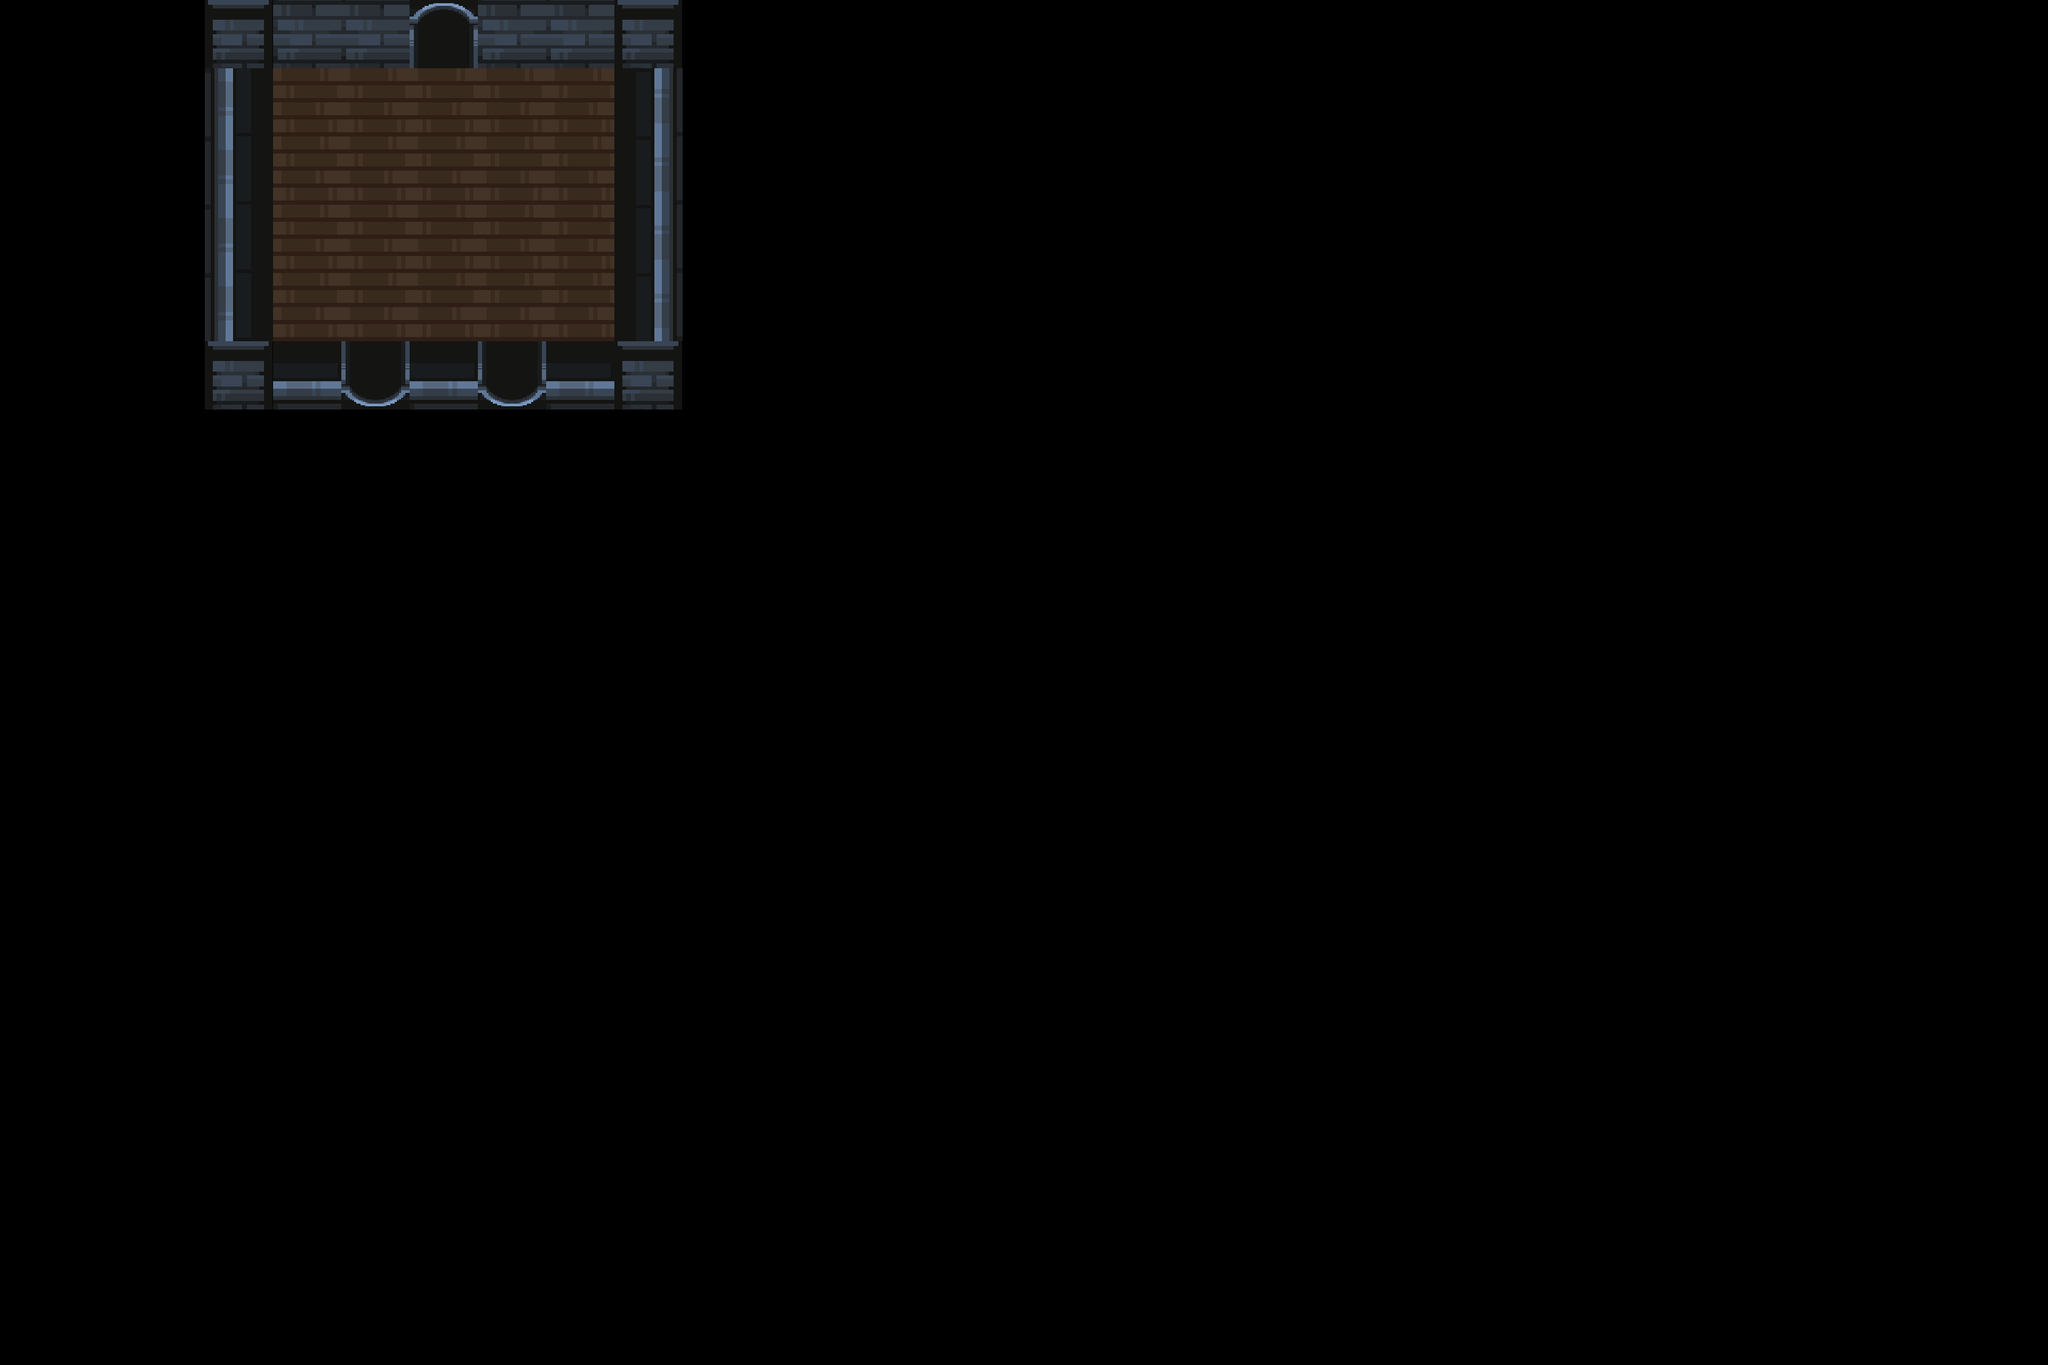

Rendered tile map (Tiled .tmx) drawn with the repository's tilesets; below, a short description and the full map source, tile grids included:
An orthogonal 30x20 tile map with 128x128 px tiles, 5 tile layers (floor, objects, wall, npc, ...), 2 tilesets and 6 objects (player, nodef, nodee, tonodee, tonodef, ...).

<map version="1.10" tiledversion="1.11.0" orientation="orthogonal" renderorder="right-down" width="30" height="20" tilewidth="128" tileheight="128" infinite="0" nextlayerid="8" nextobjectid="10">
 <tileset firstgid="1" source="../dungeon_tile2.tsx" />
 <tileset firstgid="626" source="dungeon_tile2.tsx" />
 <layer id="2" name="floor" width="30" height="20">
  <data encoding="csv">
0,0,0,0,0,0,0,0,0,0,0,0,0,0,0,0,0,0,0,0,0,0,0,0,0,0,0,0,0,0,
0,0,0,0,277,277,277,277,277,0,0,0,0,0,0,0,0,0,0,0,0,0,0,0,0,0,0,0,0,0,
0,0,0,0,277,277,277,277,277,256,0,0,0,0,0,0,0,0,0,0,0,0,0,0,0,0,0,0,0,0,
0,0,0,0,277,277,277,277,277,281,0,0,0,0,0,0,0,0,0,0,0,0,0,0,0,0,0,0,0,0,
0,0,0,0,277,277,277,277,277,306,0,0,0,0,0,0,0,0,0,0,0,0,0,0,0,0,0,0,0,0,
0,0,0,0,0,0,0,0,0,0,0,0,0,0,0,0,0,0,0,0,0,0,0,0,0,0,0,0,0,0,
0,0,0,0,0,0,0,0,0,0,0,0,0,0,0,0,0,0,0,0,0,0,0,0,0,0,0,0,0,0,
0,0,0,0,0,0,0,0,0,0,0,0,0,0,0,0,0,0,0,0,0,0,0,0,0,0,0,0,0,0,
0,0,0,0,0,0,0,0,0,0,0,0,0,0,0,0,0,0,0,0,0,0,0,0,0,0,0,0,0,0,
0,0,0,0,0,0,0,0,0,0,0,0,0,0,0,0,0,0,0,0,0,0,0,0,0,0,0,0,0,0,
0,0,0,0,0,0,0,0,0,0,0,0,0,0,0,0,0,0,0,0,0,0,0,0,0,0,0,0,0,0,
0,0,0,0,0,0,0,0,0,0,0,0,0,0,0,0,0,0,0,0,0,0,0,0,0,0,0,0,0,0,
0,0,0,0,0,0,0,0,0,0,0,0,0,0,0,0,0,0,0,0,0,0,0,0,0,0,0,0,0,0,
0,0,0,0,0,0,0,0,0,0,0,0,0,0,0,0,0,0,0,0,0,0,0,0,0,0,0,0,0,0,
0,0,0,0,0,0,0,0,0,0,0,0,0,0,0,0,0,0,0,0,0,0,0,0,0,0,0,0,0,0,
0,0,0,0,0,0,0,0,0,0,0,0,0,0,0,0,0,0,0,0,0,0,0,0,0,0,0,0,0,0,
0,0,0,0,0,0,0,0,0,0,0,0,0,0,0,0,0,0,0,0,0,0,0,0,0,0,0,0,0,0,
0,0,0,0,0,0,0,0,0,0,0,0,0,0,0,0,0,0,0,0,0,0,0,0,0,0,0,0,0,0,
0,0,0,0,0,0,0,0,0,0,0,0,0,0,0,0,0,0,0,0,0,0,0,0,0,0,0,0,0,0,
0,0,0,0,0,0,0,0,0,0,0,0,0,0,0,0,0,0,0,0,0,0,0,0,0,0,0,0,0,0
</data>
 </layer>
 <layer id="3" name="objects" width="30" height="20">
  <data encoding="csv">
0,0,0,0,0,0,0,0,0,0,0,0,0,0,0,0,0,0,0,0,0,0,0,0,0,0,0,0,0,0,
0,0,0,0,0,0,0,0,0,0,0,0,0,0,0,0,0,0,0,0,0,0,0,0,0,0,0,0,0,0,
0,0,0,0,0,0,0,0,0,0,0,0,0,0,0,0,0,0,0,0,0,0,0,0,0,0,0,0,0,0,
0,0,0,0,0,0,0,0,0,0,0,0,0,0,0,0,0,0,0,0,0,0,0,0,0,0,0,0,0,0,
0,0,0,0,0,0,0,0,0,0,0,0,0,0,0,0,0,0,0,0,0,0,0,0,0,0,0,0,0,0,
0,0,0,0,0,0,0,0,0,0,0,0,0,0,0,0,0,0,0,0,0,0,0,0,0,0,0,0,0,0,
0,0,0,0,0,0,0,0,0,0,0,0,0,0,0,0,0,0,0,0,0,0,0,0,0,0,0,0,0,0,
0,0,0,0,0,0,0,0,0,0,0,0,0,0,0,0,0,0,0,0,0,0,0,0,0,0,0,0,0,0,
0,0,0,0,0,0,0,0,0,0,0,0,0,0,0,0,0,0,0,0,0,0,0,0,0,0,0,0,0,0,
0,0,0,0,0,0,0,0,0,0,0,0,0,0,0,0,0,0,0,0,0,0,0,0,0,0,0,0,0,0,
0,0,0,0,0,0,0,0,0,0,0,0,0,0,0,0,0,0,0,0,0,0,0,0,0,0,0,0,0,0,
0,0,0,0,0,0,0,0,0,0,0,0,0,0,0,0,0,0,0,0,0,0,0,0,0,0,0,0,0,0,
0,0,0,0,0,0,0,0,0,0,0,0,0,0,0,0,0,0,0,0,0,0,0,0,0,0,0,0,0,0,
0,0,0,0,0,0,0,0,0,0,0,0,0,0,0,0,0,0,0,0,0,0,0,0,0,0,0,0,0,0,
0,0,0,0,0,0,0,0,0,0,0,0,0,0,0,0,0,0,0,0,0,0,0,0,0,0,0,0,0,0,
0,0,0,0,0,0,0,0,0,0,0,0,0,0,0,0,0,0,0,0,0,0,0,0,0,0,0,0,0,0,
0,0,0,0,0,0,0,0,0,0,0,0,0,0,0,0,0,0,0,0,0,0,0,0,0,0,0,0,0,0,
0,0,0,0,0,0,0,0,0,0,0,0,0,0,0,0,0,0,0,0,0,0,0,0,0,0,0,0,0,0,
0,0,0,0,0,0,0,0,0,0,0,0,0,0,0,0,0,0,0,0,0,0,0,0,0,0,0,0,0,0,
0,0,0,0,0,0,0,0,0,0,0,0,0,0,0,0,0,0,0,0,0,0,0,0,0,0,0,0,0,0
</data>
 </layer>
 <layer id="1" name="wall" width="30" height="20">
  <data encoding="csv">
0,0,0,664,37,37,37,37,37,664,0,0,0,0,0,0,0,0,0,0,0,0,0,0,0,0,0,0,0,0,
0,0,0,2684355197,0,0,0,0,0,1610613373,0,0,0,0,0,0,0,0,0,0,0,0,0,0,0,0,0,0,0,0,
0,0,0,2684355197,0,0,0,0,0,1610613373,0,0,0,0,0,0,0,0,0,0,0,0,0,0,0,0,0,0,0,0,
0,0,0,2684355197,0,0,0,0,0,1610613373,0,0,0,0,0,0,0,0,0,0,0,0,0,0,0,0,0,0,0,0,
0,0,0,2684355197,0,0,0,0,0,1610613373,0,0,0,0,0,0,0,0,0,0,0,0,0,0,0,0,0,0,0,0,
0,0,0,664,637,637,637,637,637,664,0,0,0,0,0,0,0,0,0,0,0,0,0,0,0,0,0,0,0,0,
0,0,0,0,0,0,0,0,0,0,0,0,0,0,0,0,0,0,0,0,0,0,0,0,0,0,0,0,0,0,
0,0,0,0,0,0,0,0,0,0,0,0,0,0,0,0,0,0,0,0,0,0,0,0,0,0,0,0,0,0,
0,0,0,0,0,0,0,0,0,0,0,0,0,0,0,0,0,0,0,0,0,0,0,0,0,0,0,0,0,0,
0,0,0,0,0,0,0,0,0,0,0,0,0,0,0,0,0,0,0,0,0,0,0,0,0,0,0,0,0,0,
0,0,0,0,0,0,0,0,0,0,0,0,0,0,0,0,0,0,0,0,0,0,0,0,0,0,0,0,0,0,
0,0,0,0,0,0,0,0,0,0,0,0,0,0,0,0,0,0,0,0,0,0,0,0,0,0,0,0,0,0,
0,0,0,0,0,0,0,0,0,0,0,0,0,0,0,0,0,0,0,0,0,0,0,0,0,0,0,0,0,0,
0,0,0,0,0,0,0,0,0,0,0,0,0,0,0,0,0,0,0,0,0,0,0,0,0,0,0,0,0,0,
0,0,0,0,0,0,0,0,0,0,0,0,0,0,0,0,0,0,0,0,0,0,0,0,0,0,0,0,0,0,
0,0,0,0,0,0,0,0,0,0,0,0,0,0,0,0,0,0,0,0,0,0,0,0,0,0,0,0,0,0,
0,0,0,0,0,0,0,0,0,0,0,0,0,0,0,0,0,0,0,0,0,0,0,0,0,0,0,0,0,0,
0,0,0,0,0,0,0,0,0,0,0,0,0,0,0,0,0,0,0,0,0,0,0,0,0,0,0,0,0,0,
0,0,0,0,0,0,0,0,0,0,0,0,0,0,0,0,0,0,0,0,0,0,0,0,0,0,0,0,0,0,
0,0,0,0,0,0,0,0,0,0,0,0,0,0,0,0,0,0,0,0,0,0,0,0,0,0,0,0,0,0
</data>
 </layer>
 <layer id="7" name="npc" width="30" height="20">
  <data encoding="csv">
0,0,0,0,0,0,0,0,0,0,0,0,0,0,0,0,0,0,0,0,0,0,0,0,0,0,0,0,0,0,
0,0,0,0,0,0,0,0,0,0,0,0,0,0,0,0,0,0,0,0,0,0,0,0,0,0,0,0,0,0,
0,0,0,0,0,0,0,0,0,0,0,0,0,0,0,0,0,0,0,0,0,0,0,0,0,0,0,0,0,0,
0,0,0,0,0,0,0,0,0,0,0,0,0,0,0,0,0,0,0,0,0,0,0,0,0,0,0,0,0,0,
0,0,0,0,0,0,0,0,0,0,0,0,0,0,0,0,0,0,0,0,0,0,0,0,0,0,0,0,0,0,
0,0,0,0,0,0,0,0,0,0,0,0,0,0,0,0,0,0,0,0,0,0,0,0,0,0,0,0,0,0,
0,0,0,0,0,0,0,0,0,0,0,0,0,0,0,0,0,0,0,0,0,0,0,0,0,0,0,0,0,0,
0,0,0,0,0,0,0,0,0,0,0,0,0,0,0,0,0,0,0,0,0,0,0,0,0,0,0,0,0,0,
0,0,0,0,0,0,0,0,0,0,0,0,0,0,0,0,0,0,0,0,0,0,0,0,0,0,0,0,0,0,
0,0,0,0,0,0,0,0,0,0,0,0,0,0,0,0,0,0,0,0,0,0,0,0,0,0,0,0,0,0,
0,0,0,0,0,0,0,0,0,0,0,0,0,0,0,0,0,0,0,0,0,0,0,0,0,0,0,0,0,0,
0,0,0,0,0,0,0,0,0,0,0,0,0,0,0,0,0,0,0,0,0,0,0,0,0,0,0,0,0,0,
0,0,0,0,0,0,0,0,0,0,0,0,0,0,0,0,0,0,0,0,0,0,0,0,0,0,0,0,0,0,
0,0,0,0,0,0,0,0,0,0,0,0,0,0,0,0,0,0,0,0,0,0,0,0,0,0,0,0,0,0,
0,0,0,0,0,0,0,0,0,0,0,0,0,0,0,0,0,0,0,0,0,0,0,0,0,0,0,0,0,0,
0,0,0,0,0,0,0,0,0,0,0,0,0,0,0,0,0,0,0,0,0,0,0,0,0,0,0,0,0,0,
0,0,0,0,0,0,0,0,0,0,0,0,0,0,0,0,0,0,0,0,0,0,0,0,0,0,0,0,0,0,
0,0,0,0,0,0,0,0,0,0,0,0,0,0,0,0,0,0,0,0,0,0,0,0,0,0,0,0,0,0,
0,0,0,0,0,0,0,0,0,0,0,0,0,0,0,0,0,0,0,0,0,0,0,0,0,0,0,0,0,0,
0,0,0,0,0,0,0,0,0,0,0,0,0,0,0,0,0,0,0,0,0,0,0,0,0,0,0,0,0,0
</data>
 </layer>
 <layer id="4" name="door" width="30" height="20">
  <data encoding="csv">
0,0,0,0,0,0,163,0,0,0,0,0,0,0,0,0,0,0,0,0,0,0,0,0,0,0,0,0,0,0,
0,0,0,0,0,0,0,0,0,0,0,0,0,0,0,0,0,0,0,0,0,0,0,0,0,0,0,0,0,0,
0,0,0,0,0,0,0,0,0,0,0,0,0,0,0,0,0,0,0,0,0,0,0,0,0,0,0,0,0,0,
0,0,0,0,0,0,0,0,0,0,0,0,0,0,0,0,0,0,0,0,0,0,0,0,0,0,0,0,0,0,
0,0,0,0,0,0,0,0,0,0,0,0,0,0,0,0,0,0,0,0,0,0,0,0,0,0,0,0,0,0,
0,0,0,0,0,3221225635,0,3221225635,0,0,0,0,0,0,0,0,0,0,0,0,0,0,0,0,0,0,0,0,0,0,
0,0,0,0,0,0,0,0,0,0,0,0,0,0,0,0,0,0,0,0,0,0,0,0,0,0,0,0,0,0,
0,0,0,0,0,0,0,0,0,0,0,0,0,0,0,0,0,0,0,0,0,0,0,0,0,0,0,0,0,0,
0,0,0,0,0,0,0,0,0,0,0,0,0,0,0,0,0,0,0,0,0,0,0,0,0,0,0,0,0,0,
0,0,0,0,0,0,0,0,0,0,0,0,0,0,0,0,0,0,0,0,0,0,0,0,0,0,0,0,0,0,
0,0,0,0,0,0,0,0,0,0,0,0,0,0,0,0,0,0,0,0,0,0,0,0,0,0,0,0,0,0,
0,0,0,0,0,0,0,0,0,0,0,0,0,0,0,0,0,0,0,0,0,0,0,0,0,0,0,0,0,0,
0,0,0,0,0,0,0,0,0,0,0,0,0,0,0,0,0,0,0,0,0,0,0,0,0,0,0,0,0,0,
0,0,0,0,0,0,0,0,0,0,0,0,0,0,0,0,0,0,0,0,0,0,0,0,0,0,0,0,0,0,
0,0,0,0,0,0,0,0,0,0,0,0,0,0,0,0,0,0,0,0,0,0,0,0,0,0,0,0,0,0,
0,0,0,0,0,0,0,0,0,0,0,0,0,0,0,0,0,0,0,0,0,0,0,0,0,0,0,0,0,0,
0,0,0,0,0,0,0,0,0,0,0,0,0,0,0,0,0,0,0,0,0,0,0,0,0,0,0,0,0,0,
0,0,0,0,0,0,0,0,0,0,0,0,0,0,0,0,0,0,0,0,0,0,0,0,0,0,0,0,0,0,
0,0,0,0,0,0,0,0,0,0,0,0,0,0,0,0,0,0,0,0,0,0,0,0,0,0,0,0,0,0,
0,0,0,0,0,0,0,0,0,0,0,0,0,0,0,0,0,0,0,0,0,0,0,0,0,0,0,0,0,0
</data>
 </layer>
 <objectgroup id="5" name="player">
  <object id="1" name="player" x="768" y="256" />
  <object id="2" name="nodef" x="976" y="446" />
  <object id="8" name="nodee" x="700" y="450" />
 </objectgroup>
 <objectgroup id="6" name="door">
  <object id="5" name="tonodee" x="640" y="640">
   <properties>
    <property name="path" value="../map/medium/nodee.tmx" />
   </properties>
  </object>
  <object id="6" name="tonodef" x="896" y="640">
   <properties>
    <property name="path" value="../map/medium/nodef.tmx" />
   </properties>
  </object>
  <object id="9" name="tonode0" x="768" y="0">
   <properties>
    <property name="path" value="../map/medium/node0.tmx" />
    <property name="player" value="nodeb" />
   </properties>
  </object>
 </objectgroup>
</map>
